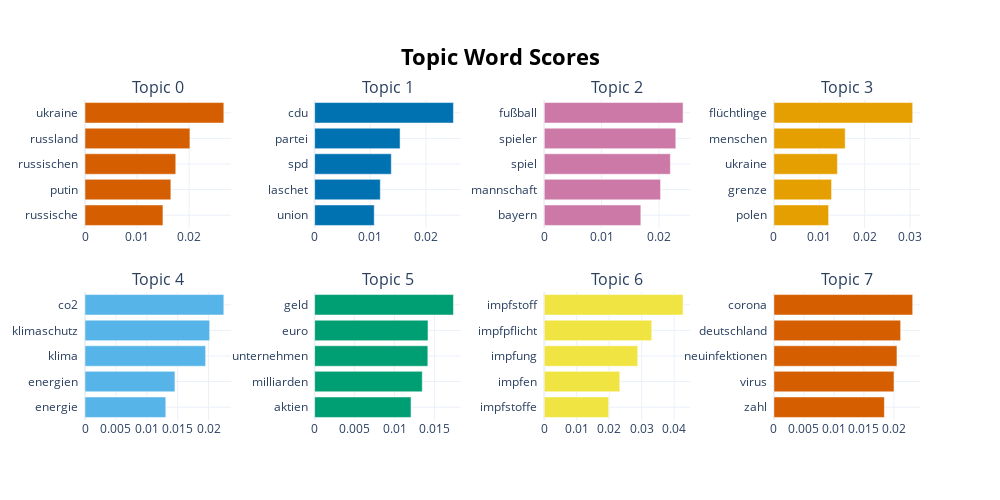

Here is the notebook cell this chart was saved with:
### Code cell
topic_model.visualize_barchart()

### Figure 1 — Plotly figure (JSON) as saved in the notebook; plotly's stock layout.template omitted (floating-point values rounded to 4 significant figures)
{"data": [{"marker": {"color": "#D55E00"}, "orientation": "h", "type": "bar", "x": [0.01497, 0.01649, 0.01743, 0.02015, 0.02666], "xaxis": "x", "y": ["russische  ", "putin  ", "russischen  ", "russland  ", "ukraine  "], "yaxis": "y"}, {"marker": {"color": "#0072B2"}, "orientation": "h", "type": "bar", "x": [0.01071, 0.0118, 0.01377, 0.01535, 0.02494], "xaxis": "x2", "y": ["union  ", "laschet  ", "spd  ", "partei  ", "cdu  "], "yaxis": "y2"}, {"marker": {"color": "#CC79A7"}, "orientation": "h", "type": "bar", "x": [0.01684, 0.02028, 0.02199, 0.02294, 0.02421], "xaxis": "x3", "y": ["bayern  ", "mannschaft  ", "spiel  ", "spieler  ", "fußball  "], "yaxis": "y3"}, {"marker": {"color": "#E69F00"}, "orientation": "h", "type": "bar", "x": [0.01206, 0.01271, 0.014, 0.01571, 0.03059], "xaxis": "x4", "y": ["polen  ", "grenze  ", "ukraine  ", "menschen  ", "flüchtlinge  "], "yaxis": "y4"}, {"marker": {"color": "#56B4E9"}, "orientation": "h", "type": "bar", "x": [0.01307, 0.01455, 0.01952, 0.02017, 0.02246], "xaxis": "x5", "y": ["energie  ", "energien  ", "klima  ", "klimaschutz  ", "co2  "], "yaxis": "y5"}, {"marker": {"color": "#009E73"}, "orientation": "h", "type": "bar", "x": [0.01205, 0.01346, 0.01415, 0.01417, 0.01735], "xaxis": "x6", "y": ["aktien  ", "milliarden  ", "unternehmen  ", "euro  ", "geld  "], "yaxis": "y6"}, {"marker": {"color": "#F0E442"}, "orientation": "h", "type": "bar", "x": [0.01983, 0.02326, 0.02877, 0.0331, 0.04274], "xaxis": "x7", "y": ["impfstoffe  ", "impfen  ", "impfung  ", "impfpflicht  ", "impfstoff  "], "yaxis": "y7"}, {"marker": {"color": "#D55E00"}, "orientation": "h", "type": "bar", "x": [0.01841, 0.02001, 0.0205, 0.02111, 0.02312], "xaxis": "x8", "y": ["zahl  ", "virus  ", "neuinfektionen  ", "deutschland  ", "corona  "], "yaxis": "y8"}], "layout": {"annotations": [{"font": {"size": 16}, "showarrow": false, "text": "Topic 0", "x": 0.0875, "xanchor": "center", "xref": "paper", "y": 1, "yanchor": "bottom", "yref": "paper"}, {"font": {"size": 16}, "showarrow": false, "text": "Topic 1", "x": 0.3625, "xanchor": "center", "xref": "paper", "y": 1, "yanchor": "bottom", "yref": "paper"}, {"font": {"size": 16}, "showarrow": false, "text": "Topic 2", "x": 0.6375, "xanchor": "center", "xref": "paper", "y": 1, "yanchor": "bottom", "yref": "paper"}, {"font": {"size": 16}, "showarrow": false, "text": "Topic 3", "x": 0.9125, "xanchor": "center", "xref": "paper", "y": 1, "yanchor": "bottom", "yref": "paper"}, {"font": {"size": 16}, "showarrow": false, "text": "Topic 4", "x": 0.0875, "xanchor": "center", "xref": "paper", "y": 0.4, "yanchor": "bottom", "yref": "paper"}, {"font": {"size": 16}, "showarrow": false, "text": "Topic 5", "x": 0.3625, "xanchor": "center", "xref": "paper", "y": 0.4, "yanchor": "bottom", "yref": "paper"}, {"font": {"size": 16}, "showarrow": false, "text": "Topic 6", "x": 0.6375, "xanchor": "center", "xref": "paper", "y": 0.4, "yanchor": "bottom", "yref": "paper"}, {"font": {"size": 16}, "showarrow": false, "text": "Topic 7", "x": 0.9125, "xanchor": "center", "xref": "paper", "y": 0.4, "yanchor": "bottom", "yref": "paper"}], "height": 500, "hoverlabel": {"bgcolor": "white", "font": {"family": "Rockwell", "size": 16}}, "showlegend": false, "title": {"font": {"color": "Black", "size": 22}, "text": "<b>Topic Word Scores", "x": 0.5, "xanchor": "center", "yanchor": "top"}, "width": 1000, "xaxis": {"anchor": "y", "domain": [0, 0.175], "showgrid": true}, "xaxis2": {"anchor": "y2", "domain": [0.275, 0.45], "showgrid": true}, "xaxis3": {"anchor": "y3", "domain": [0.55, 0.725], "showgrid": true}, "xaxis4": {"anchor": "y4", "domain": [0.825, 1], "showgrid": true}, "xaxis5": {"anchor": "y5", "domain": [0, 0.175], "showgrid": true}, "xaxis6": {"anchor": "y6", "domain": [0.275, 0.45], "showgrid": true}, "xaxis7": {"anchor": "y7", "domain": [0.55, 0.725], "showgrid": true}, "xaxis8": {"anchor": "y8", "domain": [0.825, 1], "showgrid": true}, "yaxis": {"anchor": "x", "domain": [0.6, 1], "showgrid": true}, "yaxis2": {"anchor": "x2", "domain": [0.6, 1], "showgrid": true}, "yaxis3": {"anchor": "x3", "domain": [0.6, 1], "showgrid": true}, "yaxis4": {"anchor": "x4", "domain": [0.6, 1], "showgrid": true}, "yaxis5": {"anchor": "x5", "domain": [0, 0.4], "showgrid": true}, "yaxis6": {"anchor": "x6", "domain": [0, 0.4], "showgrid": true}, "yaxis7": {"anchor": "x7", "domain": [0, 0.4], "showgrid": true}, "yaxis8": {"anchor": "x8", "domain": [0, 0.4], "showgrid": true}}}
